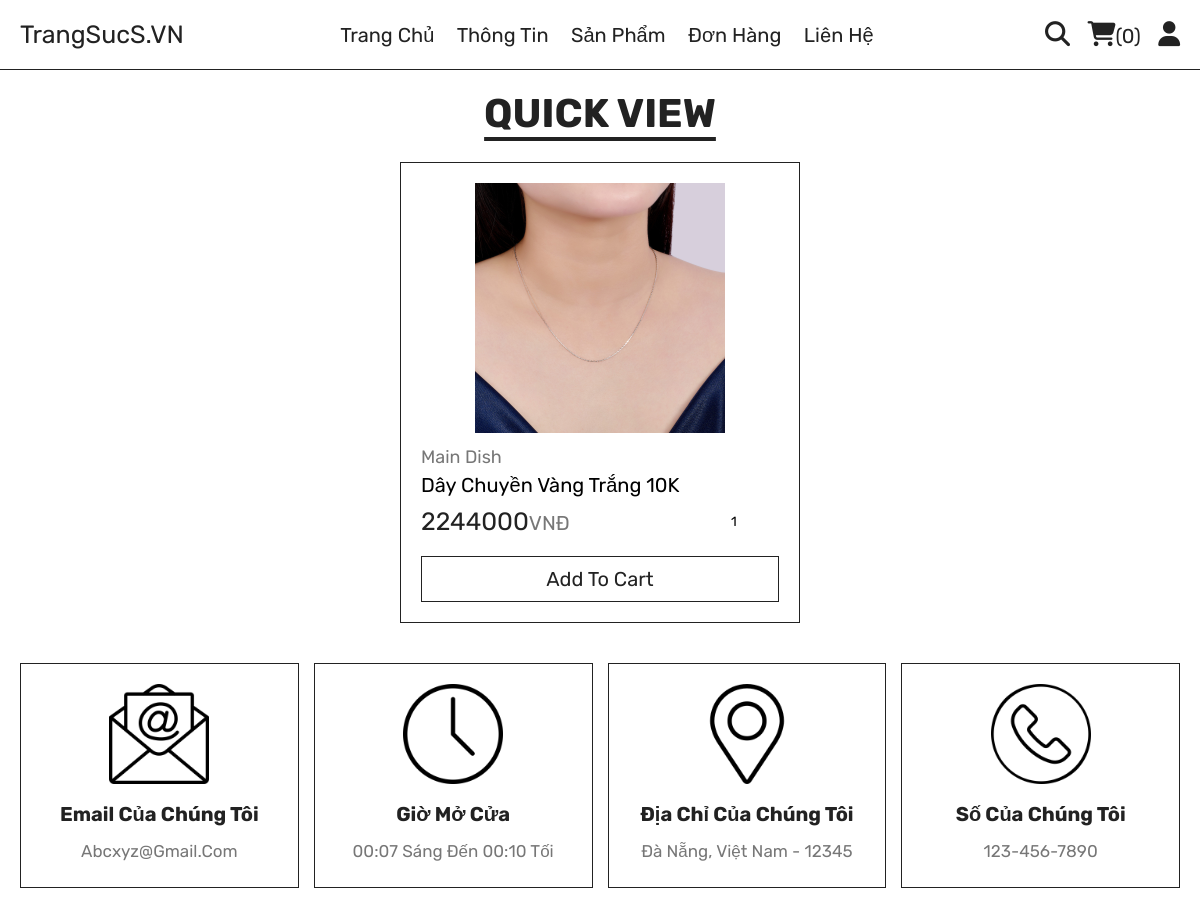
Screenshot of /quick_view.php?pid=27 with the database file from the repository.
### tables this page shows
CREATE TABLE `products` (
  `id` int(100) NOT NULL,
  `name` varchar(100) NOT NULL,
  `category` varchar(100) NOT NULL,
  `price` int(10) NOT NULL,
  `image` varchar(100) NOT NULL
);

### quick_view.php (the view, shortened to what this page needs)
<!DOCTYPE html>
<html lang="en">
<head>
    <link rel="stylesheet" href="https://cdnjs.cloudflare.com/ajax/libs/font-awesome/6.1.1/css/all.min.css">
    <link rel="stylesheet" href="CSS/style.css">
</head>
<body>
    <?php include 'components/user_header.php'; ?>
    <section class="quick-view">
        <h1 class="title">quick view</h1>
        <?php
        $pid = $_GET['pid'];
        $select_products = mysqli_query($conn, "SELECT * FROM `products` WHERE id  = '$pid'") or die('query failed');
        if (mysqli_num_rows($select_products) > 0) {
            while ($fetch_products = mysqli_fetch_assoc($select_products)) {
        ?>
                <form action="" method="post" class="box">
                    <img src="uploaded_img/<?= $fetch_products['image']; ?>" alt="">
                    <a href="category.php?category=<?= $fetch_products['category']; ?>" class="cat"><?= $fetch_products['category']; ?></a>
                    <div class="name"><?= $fetch_products['name']; ?></div>
                    <div class="flex">
                        <div class="price"><?= $fetch_products['price']; ?><span>VNĐ</span></div>
                        <input type="number" name="qty" min="1" max="99" value="1" maxlength="2">
                    </div>
                    <button type="submit" name="add_to_cart" class="cart-btn">add to cart</button>
                </form>
        <?php
            }
        } else {
            echo '<p class="empty">no products added yet!</p>';
        }
        ?>
    </section>
    <?php include 'components/footer.php'; ?>
</body>
</html>

### css/style.css (style rules this page uses)
:root { --green: #478141; --red: #e74c3c; --white: #fff; --black: #222; --light-color: #777; --border: .1rem solid var(--black); }
* { font-family: 'Rubik', sans-serif; margin: 0; padding: 0; box-sizing: border-box; outline: none; border: none; text-decoration: none; text-transform: capitalize; }
html { font-size: 62.5%; overflow-x: hidden; scroll-behavior: smooth; stop-opacity: 7rem; }
section { margin: 0 auto; max-width: 1200px; padding: 2rem; }
.title { text-align: center; margin-bottom: 2.5rem; font-size: 4rem; color: var(--black); text-transform: uppercase; text-decoration: underline; text-underline-offset: 1rem; }
.quick-view form { max-width: 40rem; padding: 2rem; border: var(--border); position: relative; margin: 0 auto; }
.quick-view form img { height: 25rem; width: 100%; object-fit: contain; margin-bottom: 1rem; }
.quick-view form .cat { font-size: 1.8rem; color: var(--light-color); }
.quick-view form .name { font-size: 2rem; margin: .5rem 0; }
.quick-view form .flex { display: flex; justify-content: space-between; align-items: center; gap: 1.5rem; margin: 1rem 0; }
.quick-view form .flex .price { font-size: 2.5rem; color: var(--black); }
.quick-view form .flex .price span { font-size: 2rem; color: var(--light-color); }
.quick-view form .cart-btn { width: 100%; padding: 1rem 3rem; text-align: center; border: var(--border); font-size: 2rem; color: var(--black); cursor: pointer; text-transform: capitalize; background: none; margin-top: 1rem; }

### rows the page displays
products: image (picture), category "Main Dish", name "Dây Chuyền Vàng Trắng 10K", price "2244000"

### other values shown
$total_cart_items "0"
